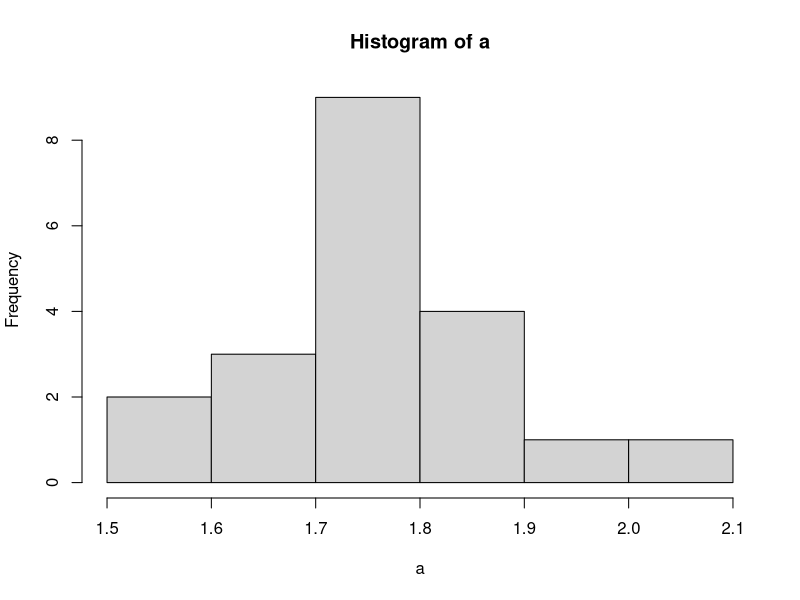
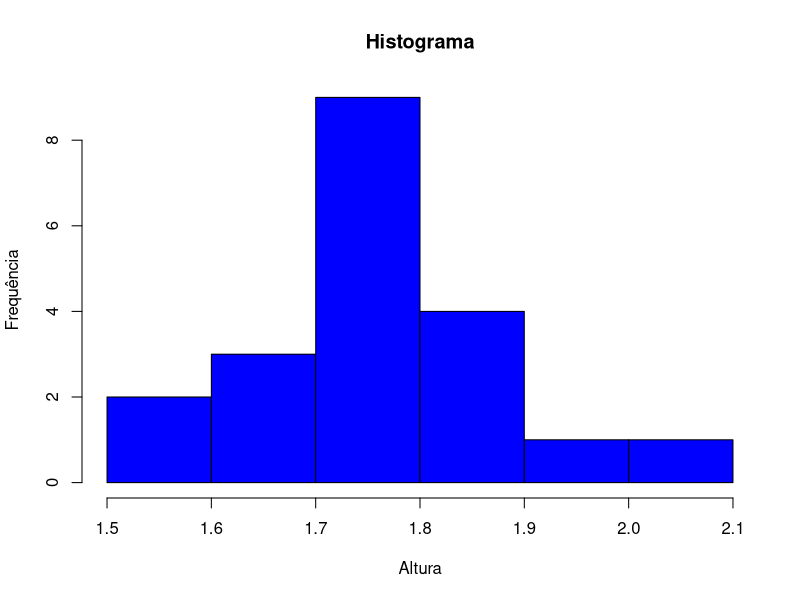

Reproduce these figures in R, in order.
#1) Qual é a diferença entre população e amostra?
a <- "População é o conjunto de todos os elementos de uma determinada pesquisa.
Amostra é uma parte da população, que são objetos selecionados para serem estudados."

#2) Para cada uma das variáveis a seguir, determine se a variável é categórica ou numérica. Se a variável for numérica, determine se é discreta ou contínua:
# a.	Valor gasto com vestuário por mês
# b.	Loja de departamento preferida
# c.	Período mais provável em que ocorre a compra de peças de vestuário (dia útil durante o dia, dia útil durante a noite ou final de semana)
# d.	Número de sapatos que a pessoa possui.

"a.	Numérica contínua
 b.	Categórica
 c.	Categórica
 d.	Numérica discreta"

#3) Faça os arredondamentos requeridos usando as funções adequadas, transcreva a sequência os comandos utilizados até chegar ao resultado.
# 8,7578 para 3 algarismos significativos
# 434,4348 para 2 casas decimais
# 56,894 para o maior valor
# 89,335 para o menor valor

c <- round(8.7578, 3)
c2 <- round(434.4348, 2)
c3 <- ceiling(56.894)
c4<- floor(89.335)
c
c2
c3
c4

#4) Siga a sequência abaixo: 
# a) Crie o vetor “A” com a sequência de números de 0 a 100 com incremento 5. 
# b) Utilize os dados do vetor “A” para criar uma matriz 3x7, disposta através das colunas. 
# c) Localize o 3° elemento da 2ª coluna da matriz. 
# d) Usando o comando summary( ), encontre as medidas descritivas da matriz. 
# e) Acrescente uma linha à matriz M contendo elementos sequenciais de 1 a 7, chame a nova matriz de N.

a <- seq(0, 100, 5)
b <- matrix(a, nrow = 3, ncol = 7, byrow = TRUE)
c <- b[2, 3]
d <- summary(b)
e <- rbind(b, c(1:7))
a
b
c
d
e


#5) Considere as informações contidas abaixo acerca das alturas de 20 alunos. Faça uma distribuição de frequências e o gráfico histograma correspondente, com intervalo fechado a esquerda (escolha a formatação do seu histograma).
# 1.52, 1.56, 1.61, 1.67, 1.68, 1.71, 1.72, 1.72, 1.75, 1.75, 1.76, 1.78, 1.79, 1.80, 1.81, 1.87, 1.88, 1.90, 1.91, 2.01

a <- c(1.52, 1.56, 1.61, 1.67, 1.68, 1.71, 1.72, 1.72, 1.75, 1.75, 1.76, 1.78, 1.79, 1.80, 1.81, 1.87, 1.88, 1.90, 1.91, 2.01)
hist(a)
table(a)
hist(a, breaks = 5, col = "blue", main = "Histograma", xlab = "Altura", ylab = "Frequência")



#6 Prevenir a propagação de trinca de fadiga em estruturas de aviões é um importante elemento de segurança em aeronaves. Um estudo de engenharia para investigar a trinca de fadiga em n = 9 asas carregadas ciclicamente reportou os seguintes comprimentos (em mm) de trinca:
#2,13	2,96	3,02	1,82	1,15	1,37	2,04	2,47	2,60
#Crie um vetor com os valores e calcule a média e o desvio-padrão da amostra.

a <- c(2.13, 2.96, 3.02, 1.82, 1.15, 1.37, 2.04, 2.47, 2.60)
mean(a)
sd(a)
